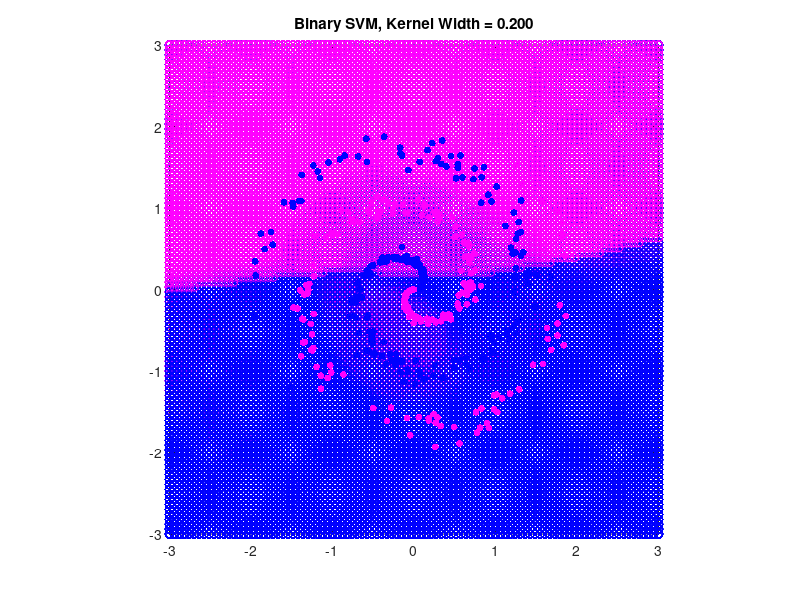

Source code (MATLAB):
% Generate spiral data set
rng(42); N = 200; X = zeros(2*N,2); % 200 samples per class
y = repmat([0, 1],N,1); y = y(:);   % True class labels 
radius0 = linspace(0,2,N);          % radius and angle for blue spiral 
theta0 = linspace(0,3*pi,N) + ...
    linspace(0,0.7,N).*randn(1,N);
radius1 = linspace(0,2,N);          % radius and angle for pink spiral 
theta1 = linspace(pi,4*pi,N) + ...
    linspace(0,0.7,N).*randn(1,N);
r = [radius0, radius1]'; t = [theta0, theta1]';
X(:,1) = r.*cos(t); X(:,2) = r.*sin(t);   % x1,x2-coordinate 

clc; close all;

% Iterate on various kernel widths from 5 to 0.2
for kw = sort(linspace(0.2,5,50),'descend')
    mdl = fitcsvm(X,y,'KernelScale',kw,'BoxConstraint',5,...
        'KernelFunction','rbf');                        % Fit an SVM
    [Xf,Yf] = meshgrid(linspace(-3,3,100));             % Make grid of pts
    Xf = Xf(:); Yf = Yf(:);
    Z = predict(mdl,[Xf Yf]);                           % Predict on grid
    gscatter(Xf,Yf,Z,'bm'); hold on;                    % Plot predictions
    scatter(X(y == 0,1),X(y == 0,2),25,'b','filled');   % Spiral (blue pts)
    scatter(X(y == 1,1),X(y == 1,2),25,'m','filled');   % Spiral (pink pts)
    box on; axis([-3 3 -3 3]); set(gcf,'Color','w');
    title(sprintf('Binary SVM, Kernel Width = %.3f',kw));
    xlabel(''); ylabel(''); axis("image"); legend off; 

    % For creating a GIF
    % exportgraphics(gcf,'SVM_kw_illustrate.gif','Append',true);
    pause(0.1);
end